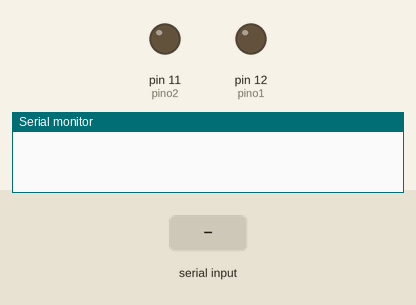
Recording of a sketch running on a simulated Arduino Uno, built with avr-gcc and run on an emulated ATmega328P. On the bench: output pins drawn as LEDs (lit = HIGH), the last lines printed to the serial monitor. The test bench sets the inputs (shaded band).

Above: at 1.3 s.
1.4 s: "1" received over the second serial link
At 1.8 s:
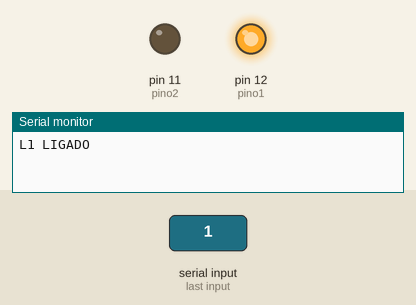
2.9 s: "2" received over the second serial link
At 4.1 s:
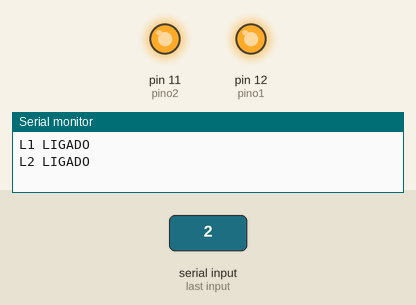
4.4 s: "0" received over the second serial link
At 5.3 s:
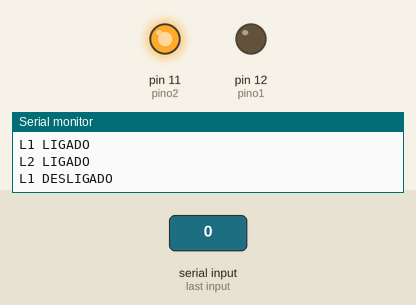
5.9 s: "3" received over the second serial link
At 6.4 s:
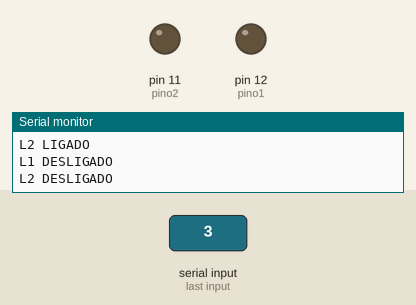
Timing chart, 0 to 8.4 s (numbered marks = the images above; inputs shaded):
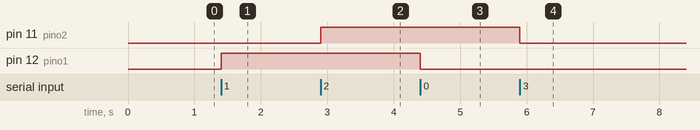

Measured:
- after the input at 1.4 s, pin 12 (pino1): LOW → HIGH at once
- after the input at 2.9 s, pin 11 (pino2): LOW → HIGH at once
- after the input at 4.4 s, pin 12 (pino1): HIGH → LOW at once
- after the input at 5.9 s, pin 11 (pino2): HIGH → LOW at once

The sketch:

Projeto_Bluetooth_H6.ino
```cpp
#include <SoftwareSerial.h>

const int pinoRX = 2; //PINO 2 (RX)
const int pinoTX = 3; //PINO 3 (TX)
const int pino1 = 12; //LIGA LAMPADA 1
const int pino2 = 11; //LIGA LAMPADA 2
int dadoBluetooth = 0; //VARIAVEL DO BLUETOOTH

SoftwareSerial bluetooth(pinoRX, pinoTX);
//O PINO 2 É O RX E O PINO 3 É O TX

void setup(){
  Serial.begin(9600); //INICIALIZA A SERIAL
  bluetooth.begin(9600); //INICIALIZA A SERIAL DO BLUETOOTH
  bluetooth.print("$"); //IMPRIME O CARACTERE
  bluetooth.print("$"); //IMPRIME O CARACTERE
  bluetooth.print("$"); //IMPRIME O CARACTERE
  delay(100); //INTERVALO DE 100 MILISSEGUNDOS
  pinMode(pino1, OUTPUT); //DEFINE O PINO COMO SAÍDA 1
  pinMode(pino2, OUTPUT); //DEFINE O PINO COMO SAÍDA 2
}

void loop(){

  if(bluetooth.available()){
       dadoBluetooth = bluetooth.read();

    if(dadoBluetooth == '1'){ //SE O VALOR RECEBIDO FOR IGUAL A 1, FAZ
      Serial.println("L1 LIGADO"); //IMPRIME O TEXTO NA SERIAL
      digitalWrite(pino1, HIGH); //LIGA O LED
    }
    if(dadoBluetooth == '0'){ //SE O VALOR RECEBIDO FOR IGUAL A 0, FAZ
      Serial.println("L1 DESLIGADO"); //IMPRIME O TEXTO NA SERIAL
      digitalWrite(pino1, LOW); //DESLIGA O LED
    }

       if(dadoBluetooth == '2'){ //SE O VALOR RECEBIDO FOR IGUAL A 2, FAZ
      Serial.println("L2 LIGADO"); //IMPRIME O TEXTO NA SERIAL
      digitalWrite(pino2, HIGH); //LIGA O LED
    }
    if(dadoBluetooth == '3'){ //SE O VALOR RECEBIDO FOR IGUAL A 3, FAZ
      Serial.println("L2 DESLIGADO"); //IMPRIME O TEXTO NA SERIAL
      digitalWrite(pino2, LOW); //DESLIGA O LED
    }

 }
}
```
